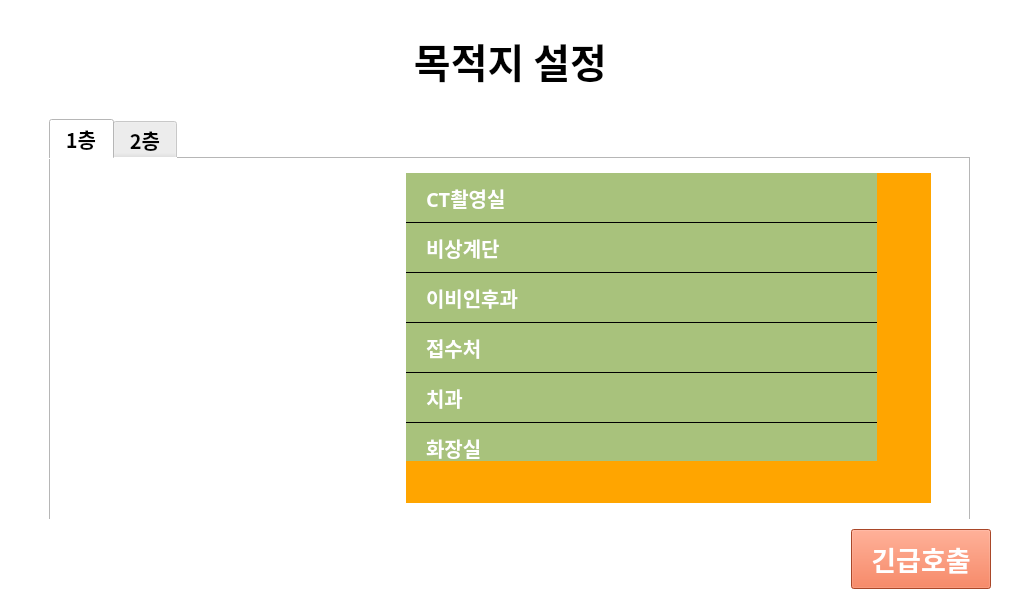
<?xml version="1.0" encoding="UTF-8"?>
<ui version="4.0">
 <class>MainWindow</class>
 <widget class="QMainWindow" name="MainWindow">
  <property name="geometry">
   <rect>
    <x>0</x>
    <y>0</y>
    <width>1024</width>
    <height>600</height>
   </rect>
  </property>
  <property name="sizePolicy">
   <sizepolicy hsizetype="Fixed" vsizetype="Fixed">
    <horstretch>0</horstretch>
    <verstretch>0</verstretch>
   </sizepolicy>
  </property>
  <property name="minimumSize">
   <size>
    <width>1024</width>
    <height>600</height>
   </size>
  </property>
  <property name="maximumSize">
   <size>
    <width>1024</width>
    <height>600</height>
   </size>
  </property>
  <property name="font">
   <font>
    <family>Malgun Gothic</family>
    <pointsize>10</pointsize>
    <weight>75</weight>
    <bold>true</bold>
   </font>
  </property>
  <property name="windowTitle">
   <string>MainWindow</string>
  </property>
  <property name="autoFillBackground">
   <bool>false</bool>
  </property>
  <property name="styleSheet">
   <string notr="true">background-color: white;</string>
  </property>
  <widget class="QWidget" name="centralwidget">
   <widget class="QWidget" name="horizontalLayoutWidget">
    <property name="geometry">
     <rect>
      <x>0</x>
      <y>0</y>
      <width>1021</width>
      <height>121</height>
     </rect>
    </property>
    <layout class="QHBoxLayout" name="layout_title">
     <item>
      <widget class="QLabel" name="title">
       <property name="font">
        <font>
         <family>Malgun Gothic</family>
         <pointsize>30</pointsize>
         <weight>75</weight>
         <bold>true</bold>
        </font>
       </property>
       <property name="styleSheet">
        <string notr="true">text-align: center;</string>
       </property>
       <property name="text">
        <string>목적지 설정</string>
       </property>
       <property name="alignment">
        <set>Qt::AlignCenter</set>
       </property>
      </widget>
     </item>
    </layout>
   </widget>
   <widget class="QWidget" name="verticalLayoutWidget">
    <property name="geometry">
     <rect>
      <x>-1</x>
      <y>119</y>
      <width>1021</width>
      <height>402</height>
     </rect>
    </property>
    <layout class="QHBoxLayout" name="layout_contents">
     <item>
      <spacer name="horizontalSpacer">
       <property name="orientation">
        <enum>Qt::Horizontal</enum>
       </property>
       <property name="sizeType">
        <enum>QSizePolicy::Fixed</enum>
       </property>
       <property name="sizeHint" stdset="0">
        <size>
         <width>50</width>
         <height>20</height>
        </size>
       </property>
      </spacer>
     </item>
     <item>
      <layout class="QVBoxLayout" name="layout_contents_inside">
       <property name="sizeConstraint">
        <enum>QLayout::SetMinimumSize</enum>
       </property>
       <item>
        <widget class="QTabWidget" name="tabs">
         <property name="font">
          <font>
           <family>Malgun Gothic</family>
           <pointsize>15</pointsize>
           <weight>75</weight>
           <bold>true</bold>
          </font>
         </property>
         <property name="layoutDirection">
          <enum>Qt::LeftToRight</enum>
         </property>
         <property name="styleSheet">
          <string notr="true"/>
         </property>
         <property name="tabPosition">
          <enum>QTabWidget::North</enum>
         </property>
         <property name="tabShape">
          <enum>QTabWidget::Rounded</enum>
         </property>
         <property name="currentIndex">
          <number>0</number>
         </property>
         <property name="elideMode">
          <enum>Qt::ElideNone</enum>
         </property>
         <property name="tabBarAutoHide">
          <bool>false</bool>
         </property>
         <widget class="QWidget" name="tab_1f">
          <attribute name="title">
           <string> 1층 </string>
          </attribute>
          <widget class="QWidget" name="horizontalLayoutWidget_3">
           <property name="geometry">
            <rect>
             <x>-1</x>
             <y>-1</y>
             <width>901</width>
             <height>361</height>
            </rect>
           </property>
           <layout class="QHBoxLayout" name="horizontalLayout">
            <item>
             <widget class="QLabel" name="map_img">
              <property name="sizePolicy">
               <sizepolicy hsizetype="Fixed" vsizetype="Fixed">
                <horstretch>0</horstretch>
                <verstretch>0</verstretch>
               </sizepolicy>
              </property>
              <property name="minimumSize">
               <size>
                <width>350</width>
                <height>330</height>
               </size>
              </property>
              <property name="maximumSize">
               <size>
                <width>350</width>
                <height>16777215</height>
               </size>
              </property>
              <property name="styleSheet">
               <string notr="true">background-image: url(:/assets/assets/map_4f.jpg);
margin: 0 20px;</string>
              </property>
              <property name="text">
               <string/>
              </property>
             </widget>
            </item>
            <item>
             <widget class="QScrollArea" name="list_area">
              <property name="sizePolicy">
               <sizepolicy hsizetype="Expanding" vsizetype="Fixed">
                <horstretch>0</horstretch>
                <verstretch>0</verstretch>
               </sizepolicy>
              </property>
              <property name="minimumSize">
               <size>
                <width>0</width>
                <height>330</height>
               </size>
              </property>
              <property name="styleSheet">
               <string notr="true">margin-right: 20px;
background-color: orange;
border: none;</string>
              </property>
              <property name="frameShape">
               <enum>QFrame::StyledPanel</enum>
              </property>
              <property name="frameShadow">
               <enum>QFrame::Sunken</enum>
              </property>
              <property name="verticalScrollBarPolicy">
               <enum>Qt::ScrollBarAlwaysOn</enum>
              </property>
              <property name="widgetResizable">
               <bool>false</bool>
              </property>
              <widget class="QWidget" name="scrollAreaWidgetContents">
               <property name="geometry">
                <rect>
                 <x>0</x>
                 <y>0</y>
                 <width>501</width>
                 <height>288</height>
                </rect>
               </property>
               <widget class="QPushButton" name="btn1">
                <property name="geometry">
                 <rect>
                  <x>0</x>
                  <y>0</y>
                  <width>491</width>
                  <height>50</height>
                 </rect>
                </property>
                <property name="sizePolicy">
                 <sizepolicy hsizetype="Expanding" vsizetype="Fixed">
                  <horstretch>0</horstretch>
                  <verstretch>0</verstretch>
                 </sizepolicy>
                </property>
                <property name="minimumSize">
                 <size>
                  <width>0</width>
                  <height>50</height>
                 </size>
                </property>
                <property name="font">
                 <font>
                  <family>Malgun Gothic</family>
                  <pointsize>15</pointsize>
                  <weight>75</weight>
                  <bold>true</bold>
                 </font>
                </property>
                <property name="styleSheet">
                 <string notr="true">padding: 10px;
padding-left: 20px;
text-align: left;
background-color: #a8c27c;
color: white;
border-bottom: 1px solid black;</string>
                </property>
                <property name="text">
                 <string>CT촬영실</string>
                </property>
                <property name="autoDefault">
                 <bool>true</bool>
                </property>
                <property name="default">
                 <bool>true</bool>
                </property>
                <property name="flat">
                 <bool>false</bool>
                </property>
               </widget>
               <widget class="QPushButton" name="btn2">
                <property name="geometry">
                 <rect>
                  <x>0</x>
                  <y>50</y>
                  <width>491</width>
                  <height>50</height>
                 </rect>
                </property>
                <property name="sizePolicy">
                 <sizepolicy hsizetype="Expanding" vsizetype="Fixed">
                  <horstretch>0</horstretch>
                  <verstretch>0</verstretch>
                 </sizepolicy>
                </property>
                <property name="minimumSize">
                 <size>
                  <width>0</width>
                  <height>50</height>
                 </size>
                </property>
                <property name="font">
                 <font>
                  <family>Malgun Gothic</family>
                  <pointsize>15</pointsize>
                  <weight>75</weight>
                  <bold>true</bold>
                 </font>
                </property>
                <property name="styleSheet">
                 <string notr="true">padding: 10px;
padding-left: 20px;
text-align: left;
background-color: #a8c27c;
color: white;
border-bottom: 1px solid black;</string>
                </property>
                <property name="text">
                 <string>비상계단</string>
                </property>
                <property name="autoDefault">
                 <bool>true</bool>
                </property>
                <property name="default">
                 <bool>true</bool>
                </property>
                <property name="flat">
                 <bool>false</bool>
                </property>
               </widget>
               <widget class="QPushButton" name="btn3">
                <property name="geometry">
                 <rect>
                  <x>0</x>
                  <y>100</y>
                  <width>491</width>
                  <height>50</height>
                 </rect>
                </property>
                <property name="sizePolicy">
                 <sizepolicy hsizetype="Expanding" vsizetype="Fixed">
                  <horstretch>0</horstretch>
                  <verstretch>0</verstretch>
                 </sizepolicy>
                </property>
                <property name="minimumSize">
                 <size>
                  <width>0</width>
                  <height>50</height>
                 </size>
                </property>
                <property name="font">
                 <font>
                  <family>Malgun Gothic</family>
                  <pointsize>15</pointsize>
                  <weight>75</weight>
                  <bold>true</bold>
                 </font>
                </property>
                <property name="styleSheet">
                 <string notr="true">padding: 10px;
padding-left: 20px;
text-align: left;
background-color: #a8c27c;
color: white;
border-bottom: 1px solid black;</string>
                </property>
                <property name="text">
                 <string>이비인후과</string>
                </property>
                <property name="autoDefault">
                 <bool>true</bool>
                </property>
                <property name="default">
                 <bool>true</bool>
                </property>
                <property name="flat">
                 <bool>false</bool>
                </property>
               </widget>
               <widget class="QPushButton" name="btn4">
                <property name="geometry">
                 <rect>
                  <x>0</x>
                  <y>150</y>
                  <width>491</width>
                  <height>50</height>
                 </rect>
                </property>
                <property name="sizePolicy">
                 <sizepolicy hsizetype="Expanding" vsizetype="Fixed">
                  <horstretch>0</horstretch>
                  <verstretch>0</verstretch>
                 </sizepolicy>
                </property>
                <property name="minimumSize">
                 <size>
                  <width>0</width>
                  <height>50</height>
                 </size>
                </property>
                <property name="font">
                 <font>
                  <family>Malgun Gothic</family>
                  <pointsize>15</pointsize>
                  <weight>75</weight>
                  <bold>true</bold>
                 </font>
                </property>
                <property name="styleSheet">
                 <string notr="true">padding: 10px;
padding-left: 20px;
text-align: left;
background-color: #a8c27c;
color: white;
border-bottom: 1px solid black;</string>
                </property>
                <property name="text">
                 <string>접수처</string>
                </property>
                <property name="autoDefault">
                 <bool>true</bool>
                </property>
                <property name="default">
                 <bool>true</bool>
                </property>
                <property name="flat">
                 <bool>false</bool>
                </property>
               </widget>
               <widget class="QPushButton" name="btn5">
                <property name="geometry">
                 <rect>
                  <x>0</x>
                  <y>200</y>
                  <width>491</width>
                  <height>50</height>
                 </rect>
                </property>
                <property name="sizePolicy">
                 <sizepolicy hsizetype="Expanding" vsizetype="Fixed">
                  <horstretch>0</horstretch>
                  <verstretch>0</verstretch>
                 </sizepolicy>
                </property>
                <property name="minimumSize">
                 <size>
                  <width>0</width>
                  <height>50</height>
                 </size>
                </property>
                <property name="font">
                 <font>
                  <family>Malgun Gothic</family>
                  <pointsize>15</pointsize>
                  <weight>75</weight>
                  <bold>true</bold>
                 </font>
                </property>
                <property name="styleSheet">
                 <string notr="true">padding: 10px;
padding-left: 20px;
text-align: left;
background-color: #a8c27c;
color: white;
border-bottom: 1px solid black;</string>
                </property>
                <property name="text">
                 <string>치과</string>
                </property>
                <property name="autoDefault">
                 <bool>true</bool>
                </property>
                <property name="default">
                 <bool>true</bool>
                </property>
                <property name="flat">
                 <bool>false</bool>
                </property>
               </widget>
               <widget class="QPushButton" name="btn6">
                <property name="geometry">
                 <rect>
                  <x>0</x>
                  <y>250</y>
                  <width>491</width>
                  <height>50</height>
                 </rect>
                </property>
                <property name="sizePolicy">
                 <sizepolicy hsizetype="Expanding" vsizetype="Fixed">
                  <horstretch>0</horstretch>
                  <verstretch>0</verstretch>
                 </sizepolicy>
                </property>
                <property name="minimumSize">
                 <size>
                  <width>0</width>
                  <height>50</height>
                 </size>
                </property>
                <property name="font">
                 <font>
                  <family>Malgun Gothic</family>
                  <pointsize>15</pointsize>
                  <weight>75</weight>
                  <bold>true</bold>
                 </font>
                </property>
                <property name="styleSheet">
                 <string notr="true">padding: 10px;
padding-left: 20px;
text-align: left;
background-color: #a8c27c;
color: white;
border-bottom: 1px solid black;</string>
                </property>
                <property name="text">
                 <string>화장실</string>
                </property>
                <property name="autoDefault">
                 <bool>true</bool>
                </property>
                <property name="default">
                 <bool>true</bool>
                </property>
                <property name="flat">
                 <bool>false</bool>
                </property>
               </widget>
              </widget>
             </widget>
            </item>
           </layout>
          </widget>
         </widget>
         <widget class="QWidget" name="tab_2f">
          <attribute name="title">
           <string> 2층 </string>
          </attribute>
         </widget>
        </widget>
       </item>
      </layout>
     </item>
     <item>
      <spacer name="horizontalSpacer_2">
       <property name="orientation">
        <enum>Qt::Horizontal</enum>
       </property>
       <property name="sizeType">
        <enum>QSizePolicy::Fixed</enum>
       </property>
       <property name="sizeHint" stdset="0">
        <size>
         <width>50</width>
         <height>20</height>
        </size>
       </property>
      </spacer>
     </item>
    </layout>
   </widget>
   <widget class="QWidget" name="horizontalLayoutWidget_2">
    <property name="geometry">
     <rect>
      <x>0</x>
      <y>519</y>
      <width>1021</width>
      <height>81</height>
     </rect>
    </property>
    <layout class="QHBoxLayout" name="layout_bottom">
     <item alignment="Qt::AlignRight|Qt::AlignVCenter">
      <widget class="QPushButton" name="emr_call_btn">
       <property name="sizePolicy">
        <sizepolicy hsizetype="Fixed" vsizetype="Fixed">
         <horstretch>0</horstretch>
         <verstretch>0</verstretch>
        </sizepolicy>
       </property>
       <property name="minimumSize">
        <size>
         <width>170</width>
         <height>60</height>
        </size>
       </property>
       <property name="font">
        <font>
         <family>Malgun Gothic</family>
         <pointsize>20</pointsize>
         <weight>75</weight>
         <bold>true</bold>
        </font>
       </property>
       <property name="styleSheet">
        <string notr="true">background-color: #ed6339;
color: white;
margin-right: 30px;</string>
       </property>
       <property name="text">
        <string>긴급호출</string>
       </property>
      </widget>
     </item>
    </layout>
   </widget>
  </widget>
 </widget>
 <resources>
  <include location="resource.qrc"/>
 </resources>
 <connections/>
</ui>
